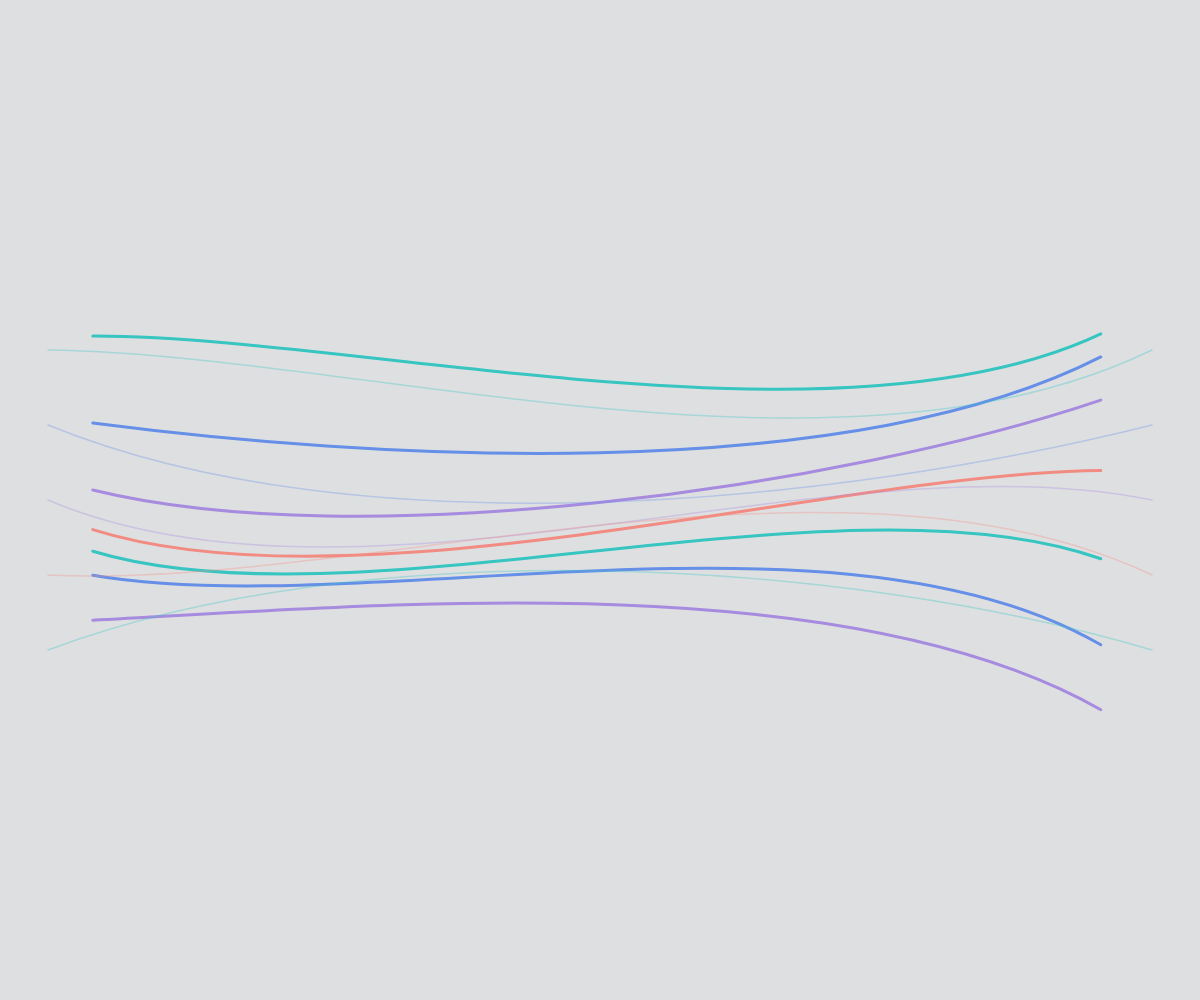
Frame 1 (no input)
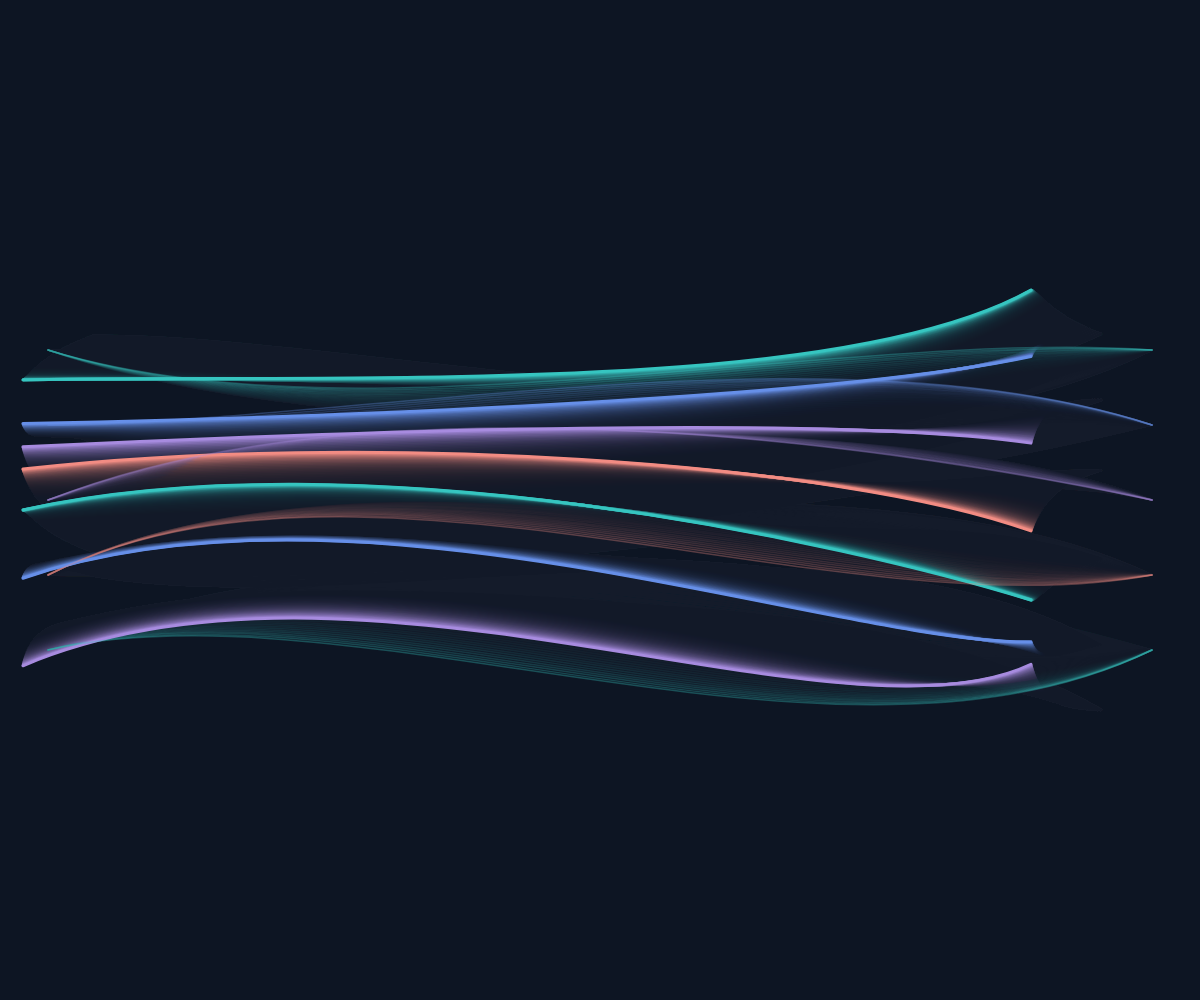
Frame 60 (no input)
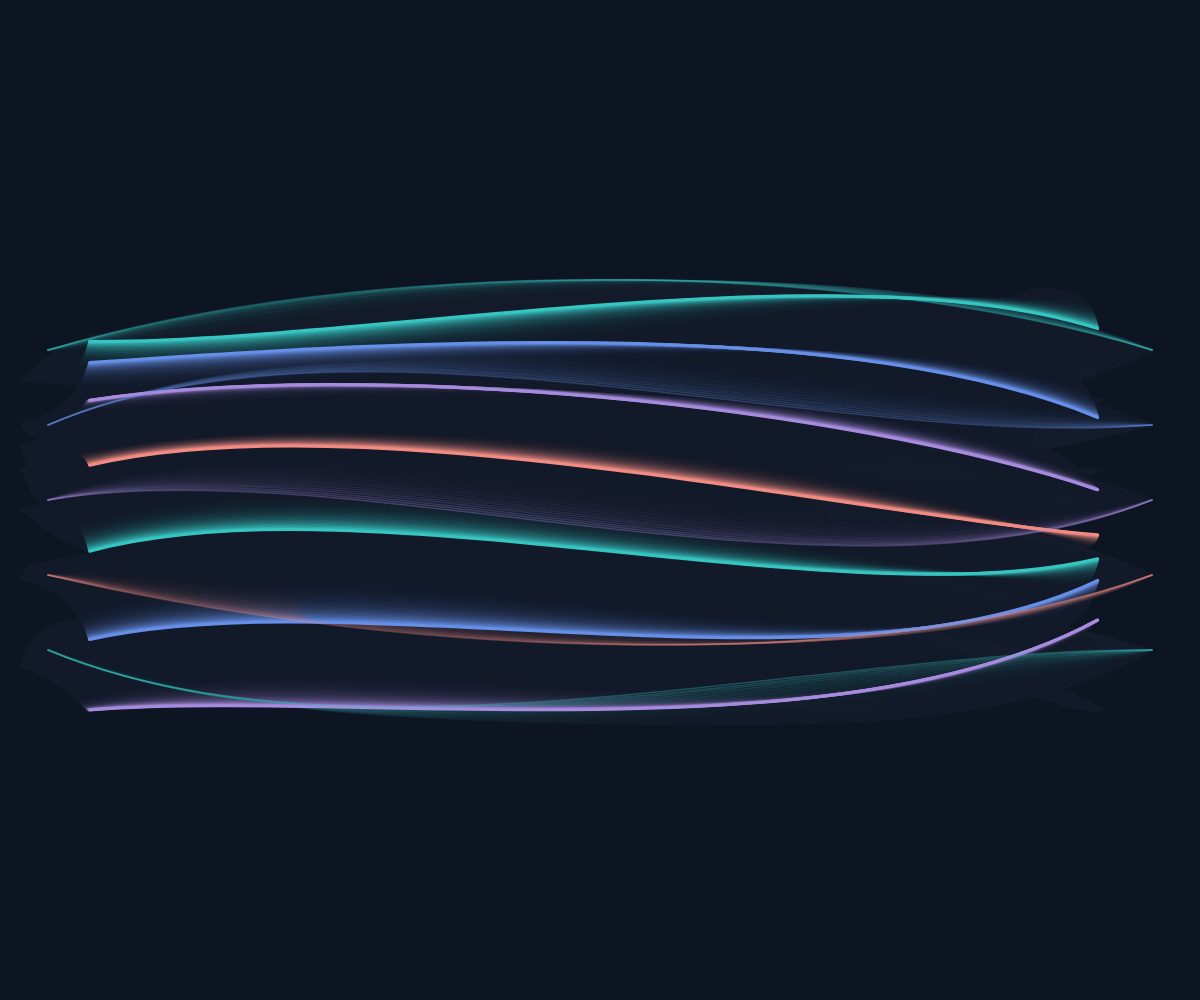
Frame 120 (the mouse pressed at the canvas centre since frame 60)

The p5.js sketch that drew these frames (run headless with seeded random() and noise() and a simulated clock; from frame 60 on, the mouse is pressed at the canvas centre):

// p5.js sketch
// ── sketch.js

let tempo = 0;

let ratoX = 400;
let ratoY = 300;

let velocidadeRato = 0;
let ratoXAnterior = 400;
let ratoYAnterior = 300;

let cores = [
  "#36C5C0",
  "#668FE8",
  "#A78BDF",
  "#F28C83"
];

function setup() {
  createCanvas(windowWidth, windowHeight);

  ratoX = width / 2;
  ratoY = height / 2;

  ratoXAnterior = ratoX;
  ratoYAnterior = ratoY;
}

function draw() {

  
  background(16, 24, 39, 35);

  tempo += 0.025;

 
  ratoX = lerp(ratoX, mouseX, 0.04);
  ratoY = lerp(ratoY, mouseY, 0.04);

  
  let movimentoX = ratoX - ratoXAnterior;
  let movimentoY = ratoY - ratoYAnterior;

  velocidadeRato = dist(0, 0, movimentoX, movimentoY);

  
  velocidadeRato = constrain(velocidadeRato, 0, 20);


  ratoXAnterior = ratoX;
  ratoYAnterior = ratoY;

  
  let influenciaX = map(ratoX, 0, width, -80, 80);
  let influenciaY = map(ratoY, 0, height, -60, 60);


  
  for (let i = 0; i < 7; i++) {

    let posicao = height / 2 + (i - 3) * 55;

    stroke(cores[i % cores.length]);
    strokeWeight(3);
    noFill();

    let controlo1 =
      posicao + sin(tempo + i * 0.6) *
      (90 + velocidadeRato * 1.5) + influenciaY;

    let controlo2 =
      posicao + cos(tempo + i * 0.6) *
      (90 + velocidadeRato * 1.5) - influenciaY;

   
    let deslocacao = sin(tempo + i * 0.8) * 45;

    bezier(
      width * 0.08 + influenciaX, posicao + deslocacao,
      width * 0.30, controlo1,
      width * 0.70, controlo2,
      width * 0.92 + influenciaX, posicao - deslocacao
    );
  }


 
  for (let i = 0; i < 5; i++) {

    let posicao = height / 2 + (i - 2) * 75;

    
    let cor = color(cores[i % cores.length]);
    cor.setAlpha(85);

    stroke(cor);
    strokeWeight(1.5);
    noFill();

    let controlo1 =
      posicao + sin(tempo * 1.3 + i) *
      (130 + velocidadeRato) + influenciaY * 0.5;

    let controlo2 =
      posicao + cos(tempo * 1.3 + i) *
      (130 + velocidadeRato) - influenciaY * 0.5;

    bezier(
      width * 0.04, posicao,
      width * 0.30, controlo1,
      width * 0.70, controlo2,
      width * 0.96, posicao
    );
  }

}


function windowResized() {
  resizeCanvas(windowWidth, windowHeight);
}
